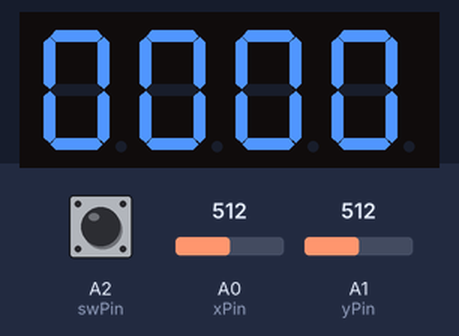
A sketch run on a simulated Arduino Uno, built with avr-gcc and run on an emulated ATmega328P. Shown: 4-digit seven-segment display. Wiring (inferred from the names in the program): 4-digit 7-segment display, segments lit when HIGH: segments pin 12, pin 8, pin 5, pin 3, pin 2, pin 11, pin 6, pin 4; digit selects pin 7, pin 9, pin 10, pin 13. Inputs (shaded band) come from the test bench; at power-on: A2 (swPin) HIGH, A1 (yPin) = 512, A0 (xPin) = 512. The segment pins are drawn as the display they are named for; what the sketch prints to the serial monitor is not drawn.

Above: at 1.2 s.
1.3 s: A2 (swPin) pulled LOW for 0.15 s
2.0 s: A1 (yPin) set to 340
Timing chart, 0 to 5.0 s (numbered marks = the images above; inputs shaded):
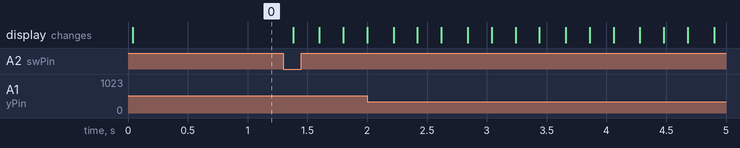

The sketch:

joystick-4digit7segment.ino
```cpp
const int pinA = 12;
const int pinB = 8;
const int pinC = 5;
const int pinD = 3;
const int pinE = 2;
const int pinF = 11;
const int pinG = 6;
const int pinDP = 4;
const int pinD1 = 7;
const int pinD2 = 9;
const int pinD3 = 10;
const int pinD4 = 13;

const int xPin = A0;
const int yPin = A1;
const int swPin = A2;

const int segSize = 8;

const int noOfDisplays = 4;
const int noOfDigits = 10;

int dpState = LOW;
const int timeForBlinking = 200;
int currentNumber = 0;

struct PartOfStatus{
  int pos;
  int digit;
};

PartOfStatus Status[4];

const int debounce = 200;
unsigned long currentTime;
unsigned long previousTime = 0;
unsigned long previousTimeForDebounce = 0;

bool swPressed;
int xValueChangedFlag = 0;
int yValueChangedFlag = 0;
int xValue = 0;
int yValue = 0;
int swValue = 0;
int prevSwValue = 1;


const int highThreshold = 750;
const int lowThreshold = 350;


int auxPosition = 3;

// segments array, similar to before
int segments[segSize] = {
  pinA, pinB, pinC, pinD, pinE, pinF, pinG, pinDP
};
// digits array, to switch between them easily
int digits[noOfDisplays] = {
  pinD1, pinD2, pinD3, pinD4
 };

byte digitMatrix[noOfDigits][segSize - 1] = {
// a  b  c  d  e  f  g
  {1, 1, 1, 1, 1, 1, 0}, // 0
  {0, 1, 1, 0, 0, 0, 0}, // 1
  {1, 1, 0, 1, 1, 0, 1}, // 2
  {1, 1, 1, 1, 0, 0, 1}, // 3
  {0, 1, 1, 0, 0, 1, 1}, // 4
  {1, 0, 1, 1, 0, 1, 1}, // 5
  {1, 0, 1, 1, 1, 1, 1}, // 6
  {1, 1, 1, 0, 0, 0, 0}, // 7
  {1, 1, 1, 1, 1, 1, 1}, // 8
  {1, 1, 1, 1, 0, 1, 1}  // 9
};

void displayNumber(byte digit, byte decimalPoint) {
  for (int i = 0; i < segSize - 1; i++) {
    digitalWrite(segments[i], digitMatrix[digit][i]);
  }

  // write the decimalPoint to DP pin
  digitalWrite(segments[segSize - 1], decimalPoint);
}

// activate the display no. received as param
void showDigit(int num) {
  for (int i = 0; i < noOfDisplays; i++) {
    digitalWrite(digits[i], HIGH);
  }
  digitalWrite(digits[num], LOW);
}

void workOnStatus(int xValue, int yValue){
  //Serial.print("pos ");
  //Serial.println(auxPosition);
  //Serial.print(yValueChangedFlag);
  if (yValue >= highThreshold && yValueChangedFlag == 0 && swPressed == 1){
    auxPosition--;
    yValueChangedFlag = 1;
  }
  if (yValue <= lowThreshold && yValueChangedFlag == 0 && swPressed == 1){
    auxPosition++;
    yValueChangedFlag = 1;
  }
  if (yValue >= lowThreshold && yValue <= highThreshold){
    yValueChangedFlag = 0;
  }
  if (xValue >= highThreshold && xValueChangedFlag == 0 && swPressed == 0){
    Status[auxPosition].digit++;
    xValueChangedFlag = 1;
  }
  if (xValue <= lowThreshold && xValueChangedFlag == 0 && swPressed == 0){
    Status[auxPosition].digit--;
    xValueChangedFlag = 1;
  }
  if (xValue >= lowThreshold && xValue <= highThreshold){
    xValueChangedFlag = 0;
  }
  if (auxPosition > 3){
    auxPosition = 0;
  }
  if (auxPosition < 0){
    auxPosition = 3;
  }
  if (Status[auxPosition].digit > 9){
    Status[auxPosition].digit = 0;
  }
  if (Status[auxPosition].digit < 0){
    Status[auxPosition].digit = 9;
  }
}

void displayOnSevenSegment(){
  for (int i = 0; i < 4; i++){
    showDigit(Status[i].pos);
    if (i == auxPosition && swPressed == true){
      if (millis() - previousTime >= timeForBlinking){
        dpState = !dpState;
        previousTime = millis();
      }
      displayNumber(Status[i].digit, dpState);
    }else{
      displayNumber(Status[i].digit, LOW);
    }
    delay(5);
  }
}

void setup() {
  pinMode(swPin, INPUT_PULLUP);
  for (int i = 0; i < segSize; i++)
  {
    pinMode(segments[i], OUTPUT);
  }
  for (int i = 0; i < noOfDisplays; i++)
  {
    pinMode(digits[i], OUTPUT);
  }
  for(int i = 0; i < 4; i++){
    Status[i].pos = i;
    Status[i].digit = 0;
  }
  Serial.begin(9600);
}

void loop() {
  Serial.println(swPressed);
  /*Serial.print(" | ");
  Serial.print(prevSwValue);
  Serial.print(" | ");
  Serial.print("X-axis: ");
  Serial.print(xValue);
  Serial.print(" | ");
  Serial.print("Y-axis: ");
  Serial.print(yValue);
  Serial.print(" | ");
  Serial.print(currentTime);
  Serial.print("---");
  Serial.print(previousTimeForDebounce);
  Serial.println(" | ");*/
  xValue = analogRead(xPin);
  yValue = analogRead(yPin);
  swValue = digitalRead(swPin);
  currentTime = millis();
  if (swValue != prevSwValue && currentTime - previousTimeForDebounce >= debounce){
    swPressed = !swPressed;
    previousTimeForDebounce = currentTime;
  }
  prevSwValue = swValue;
  workOnStatus(xValue, yValue);
  displayOnSevenSegment();
}
```
